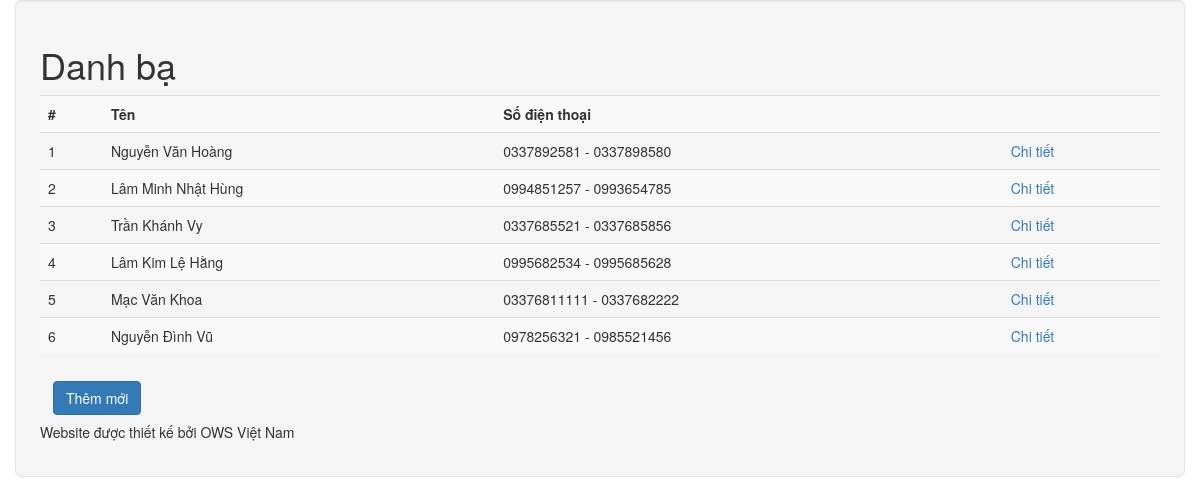
The page / on the database its author committed.
### tables this page shows
CREATE TABLE `contacts` (
  `name` varchar(100) NOT NULL,
  `phone1` varchar(20) NOT NULL,
  `phone2` varchar(20) NOT NULL,
  `email` varchar(100) NOT NULL,
  `fb` varchar(200) NOT NULL,
  `company` varchar(100) NOT NULL,
  `id` int(11) NOT NULL
);

### application/controllers/Contact.php (called while the page is built, shortened)
<?php
class Contact  extends CI_Controller {
    function __construct() {
        $this->load->model('contact_model');
         $this->load->helper('url');
    }
    function index() {
        $data['contacts'] = $this->contact_model->getContacts();
        $this->load->view('contact_list', $data);
    }
}
?>

### index.php (called while the page is built, shortened)
<?php
require_once BASEPATH.'core/CodeIgniter.php';

### application/models/Contact_model.php (called while the page is built, shortened)
<?php
class Contact_model extends CI_Model {
    public function getContacts()
    {
        $query = $this->db->get('contacts', 20);
        return $query->result();
    }
}
?>

### application/views/contact_list.php (the view, shortened to what this page needs)
<!DOCTYPE html>
<html lang="en">
<head>
    <link rel="stylesheet" href="https://maxcdn.bootstrapcdn.com/bootstrap/3.3.7/css/bootstrap.min.css">
</head>
<body>
	<div class="container well well-lg" >
    <h1>Danh bạ</h1>
    <div id="body">
        <table class="table table-striped">
            <tr>
                <th>#</th>
                <th>Tên</th>
                <th>Số điện thoại</th>
                <th></th>
            </tr>
         <?php foreach ($contacts as $idx => $item): ?>
		    <tr class="<?= ($idx % 2) ? 'odd' : 'even' ?>" >
		        <td class="center"><?= $idx+1 ?></td>
		        <td><?= $item->name ?></td>
		        <td><?= $item->phone1 ?> - <?= $item->phone2 ?></td>
		        <td class="center"><a href="contact/edit/<?= $item->id ?>">Chi tiết</a></td>
		    </tr>
    	<?php endforeach; ?>
        </table>
        <a href="contact/add" class="btn"><button class="btn btn-primary" >Thêm mới</button></a>
    </div>
    <p class="footer">Website được thiết kế bởi OWS Việt Nam</p>
</div>
</body>
</html>

### rows shown on the page
contacts: name "Nguyễn Văn Hoàng", phone1 "0337892581", phone2 "0337898580"
contacts: name "Lâm Minh Nhật Hùng", phone1 "0994851257", phone2 "0993654785"
contacts: name "Trần Khánh Vy", phone1 "0337685521", phone2 "0337685856"
contacts: name "Lâm Kim Lệ Hằng", phone1 "0995682534", phone2 "0995685628"
contacts: name "Mạc Văn Khoa", phone1 "03376811111", phone2 "0337682222"
contacts: name "Nguyễn Đình Vũ", phone1 "0978256321", phone2 "0985521456"
